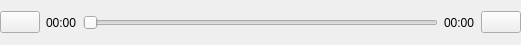
<?xml version="1.0" encoding="UTF-8"?>
<ui version="4.0">
 <class>ControlStrip</class>
 <widget class="QWidget" name="ControlStrip">
  <property name="geometry">
   <rect>
    <x>0</x>
    <y>0</y>
    <width>521</width>
    <height>45</height>
   </rect>
  </property>
  <property name="windowTitle">
   <string>Form</string>
  </property>
  <property name="autoFillBackground">
   <bool>true</bool>
  </property>
  <layout class="QHBoxLayout" name="horizontalLayout">
   <property name="leftMargin">
    <number>0</number>
   </property>
   <property name="topMargin">
    <number>0</number>
   </property>
   <property name="rightMargin">
    <number>0</number>
   </property>
   <property name="bottomMargin">
    <number>0</number>
   </property>
   <item>
    <widget class="QPushButton" name="playPauseButton">
     <property name="text">
      <string/>
     </property>
     <property name="icon">
      <iconset theme="media-playback-start">
       <normaloff>.</normaloff>.</iconset>
     </property>
    </widget>
   </item>
   <item>
    <widget class="QLabel" name="elapsedLabel">
     <property name="text">
      <string notr="true">00:00</string>
     </property>
    </widget>
   </item>
   <item>
    <widget class="QSlider" name="slider">
     <property name="orientation">
      <enum>Qt::Horizontal</enum>
     </property>
    </widget>
   </item>
   <item>
    <widget class="QLabel" name="totalLabel">
     <property name="text">
      <string>00:00</string>
     </property>
    </widget>
   </item>
   <item>
    <widget class="QPushButton" name="fullScreenButton">
     <property name="text">
      <string/>
     </property>
     <property name="icon">
      <iconset theme="view-fullscreen"/>
     </property>
     <property name="checkable">
      <bool>true</bool>
     </property>
    </widget>
   </item>
  </layout>
 </widget>
 <resources/>
 <connections/>
</ui>
